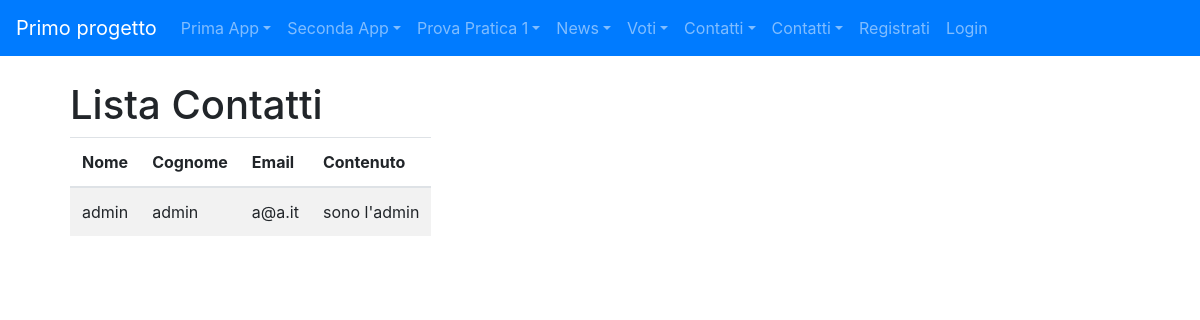
The app's page /forms_app/lista_contatti with its own data.
### forms_app/models.py (models this page shows)
class Contatto(models.Model):
    nome = models.CharField(max_length=100)
    cognome = models.CharField(max_length=100)
    email = models.EmailField(max_length=200)
    contenuto = models.TextField()

### forms_app/views.py (the view)
# urls.py: path('lista_contatti', lista_contatti, name='lista_contatti'),
def lista_contatti(request):
    contatti = Contatto.objects.all()
    context={
        'contatti': contatti
    }
    return render(request, "lista_contatti.html", context)

### forms_app/templates/forms_app/lista_contatti.html (shortened to what this page needs)
{% extends "base.html" %}
{% block content %}
<div class="container">
    <h1>Lista Contatti</h1>
    <table class="table table-responsive table-striped">
        <thead>
            <tr>
                <th>Nome</th>
                <th>Cognome</th>
                <th>Email</th>
                <th>Contenuto</th>
            </tr>
        </thead>
        <tbody>
            {% for contatto in contatti %}
            <tr>
                <td>{{ contatto.nome }}</td>
                <td>{{ contatto.cognome }}</td>
                <td>{{ contatto.email }}</td>
                <td>{{ contatto.contenuto }}</td>
            </tr>
            {% empty %}
            <tr>
                <td colspan="4">Nessun contatto trovato.</td>
            </tr>
            {% endfor %}
        </tbody>
    </table>
</div>
{% endblock content %}

### records on screen
Contatto: nome "admin", cognome "admin", email "a@a.it", contenuto "sono l'admin"
